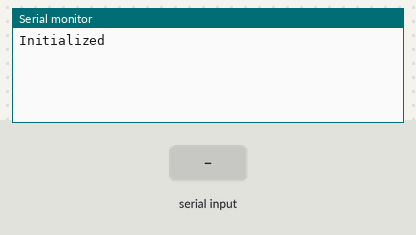
The sketch below on a simulated Arduino Uno, built with avr-gcc and run on an emulated ATmega328P. Shown: the last lines printed to the serial monitor. The inputs (shaded band) are chosen by the test bench.

Above: at 1.2 s.
1.3 s: "1" received over the second serial link
At 2.1 s:
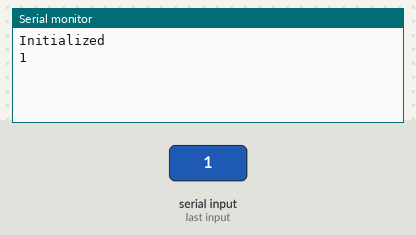
2.8 s: "0" received over the second serial link
At 3.3 s:
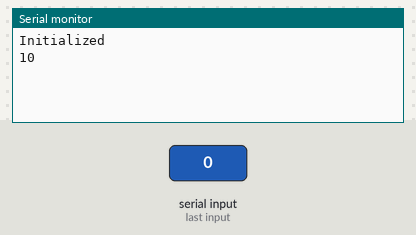

Measured:
- after the input at 1.3 s, the serial monitor: prints a new line at once (image 1)
- after the input at 2.8 s, the serial monitor: prints a new line at once (image 2)

The sketch:

bluetooth.ino
```cpp
#include <SoftwareSerial.h>

int Tx = 7; // Tx Pin number
int Rx = 8; // Rx Pin number
SoftwareSerial BTSerial(Tx,Rx); // bluetooth 모듈 핀 설정

void setup() {
  // put your setup code here, to run once:
  Serial.begin(9600); // 시리얼 모니터 9600 보드레이트 통신선언
  BTSerial.begin(9600); // bluetooth 모듈 9600 보드레이트 통신선언
  Serial.println("Initialized"); // 모니터 출력
}

void loop() {
  // put your main code here, to run repeatedly:
  if(BTSerial.available()){ // 블루투스에 입력이 되면
    Serial.write(BTSerial.read()); // 입력된 값을 시리얼 모니터 출력
  }

  if(Serial.available()){ // 시리얼 모니터에 입력이 되면
    BTSerial.write(Serial.read()); // 그 값을 블루투스에 출력
  }
}
```
